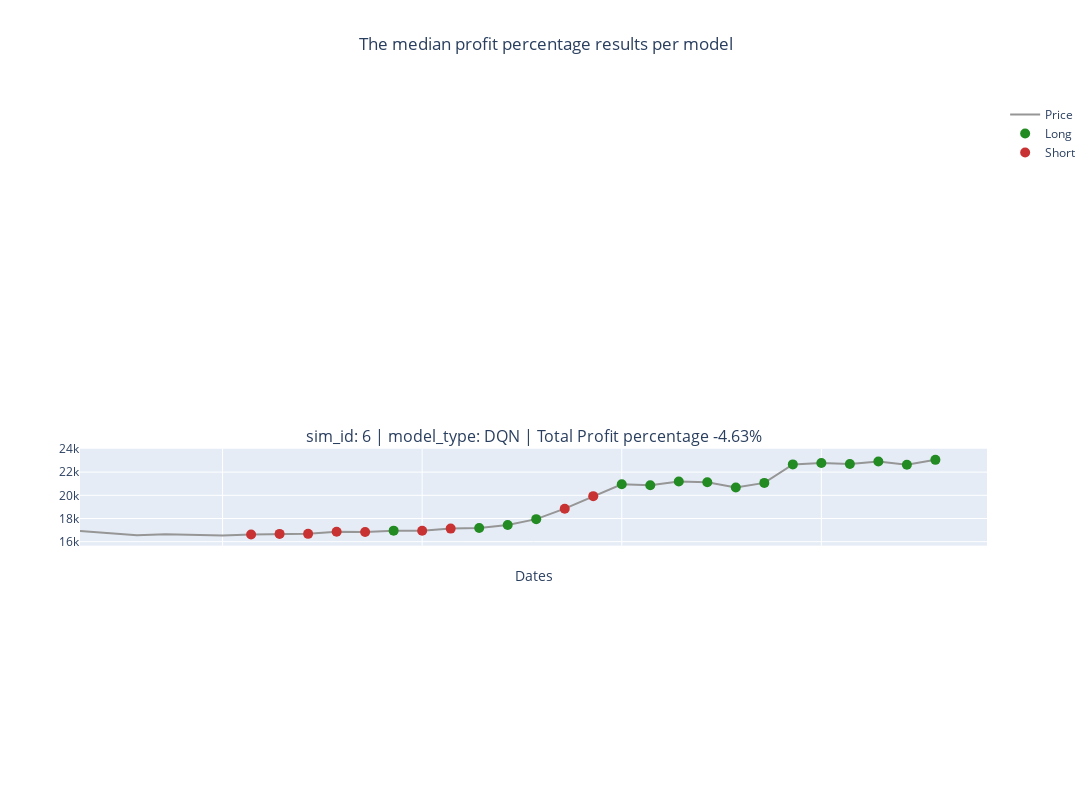

Write notebook code for a chart like this one.
### Code cell
plot_robot_actions_all_models(config_file_name_without_extension, "", "", median_sim_id_DQN, "")

### Figure 1 — Plotly figure (JSON) as saved in the notebook; plotly's stock layout.template omitted (floating-point values rounded to 4 significant figures)
{"data": [{"legendgroup": "3", "marker": {"color": "#969696"}, "mode": "lines", "name": "Price", "type": "scatter", "x": ["2022-12-27 00:00:00.000000", "2022-12-28 00:00:00.000000", "2022-12-29 00:00:00.000000", "2022-12-30 00:00:00.000000", "2022-12-31 00:00:00.000000", "2023-01-01 00:00:00.000000", "2023-01-02 00:00:00.000000", "2023-01-03 00:00:00.000000", "2023-01-04 00:00:00.000000", "2023-01-05 00:00:00.000000", "2023-01-06 00:00:00.000000", "2023-01-07 00:00:00.000000", "2023-01-08 00:00:00.000000", "2023-01-09 00:00:00.000000", "2023-01-10 00:00:00.000000", "2023-01-11 00:00:00.000000", "2023-01-12 00:00:00.000000", "2023-01-13 00:00:00.000000", "2023-01-14 00:00:00.000000", "2023-01-15 00:00:00.000000", "2023-01-16 00:00:00.000000", "2023-01-17 00:00:00.000000", "2023-01-18 00:00:00.000000", "2023-01-19 00:00:00.000000", "2023-01-20 00:00:00.000000", "2023-01-21 00:00:00.000000", "2023-01-22 00:00:00.000000", "2023-01-23 00:00:00.000000", "2023-01-24 00:00:00.000000", "2023-01-25 00:00:00.000000", "2023-01-26 00:00:00.000000"], "xaxis": "x3", "y": [16920.0, 16710.0, 16550.0, 16630.0, 16610.0, 16540.0, 16620.0, 16670.0, 16680.0, 16850.0, 16830.0, 16950.0, 16940.0, 17130.0, 17180.0, 17440.0, 17940.0, 18850.0, 19930.0, 20950.0, 20870.0, 21190.0, 21130.0, 20680.0, 21070.0, 22670.0, 22780.0, 22710.0, 22920.0, 22630.0, 23060.0], "yaxis": "y3"}, {"legendgroup": "3", "marker": {"color": "#228b22", "size": 10, "symbol": "circle"}, "mode": "markers", "name": "Long", "type": "scatter", "x": ["2023-01-07 00:00:00.000000", "2023-01-10 00:00:00.000000", "2023-01-11 00:00:00.000000", "2023-01-12 00:00:00.000000", "2023-01-15 00:00:00.000000", "2023-01-16 00:00:00.000000", "2023-01-17 00:00:00.000000", "2023-01-18 00:00:00.000000", "2023-01-19 00:00:00.000000", "2023-01-20 00:00:00.000000", "2023-01-21 00:00:00.000000", "2023-01-22 00:00:00.000000", "2023-01-23 00:00:00.000000", "2023-01-24 00:00:00.000000", "2023-01-25 00:00:00.000000", "2023-01-26 00:00:00.000000"], "xaxis": "x3", "y": [16950.0, 17180.0, 17440.0, 17940.0, 20950.0, 20870.0, 21190.0, 21130.0, 20680.0, 21070.0, 22670.0, 22780.0, 22710.0, 22920.0, 22630.0, 23060.0], "yaxis": "y3"}, {"legendgroup": "3", "marker": {"color": "#c83232", "size": 10, "symbol": "circle"}, "mode": "markers", "name": "Short", "type": "scatter", "x": ["2023-01-02 00:00:00.000000", "2023-01-03 00:00:00.000000", "2023-01-04 00:00:00.000000", "2023-01-05 00:00:00.000000", "2023-01-06 00:00:00.000000", "2023-01-08 00:00:00.000000", "2023-01-09 00:00:00.000000", "2023-01-13 00:00:00.000000", "2023-01-14 00:00:00.000000"], "xaxis": "x3", "y": [16620.0, 16670.0, 16680.0, 16850.0, 16830.0, 16940.0, 17130.0, 18850.0, 19930.0], "yaxis": "y3"}], "layout": {"annotations": [{"font": {"size": 16}, "showarrow": false, "text": "sim_id: 6 | model_type: DQN | Total Profit percentage -4.63%", "x": 0.5, "xanchor": "center", "xref": "paper", "y": 0.4375, "yanchor": "bottom", "yref": "paper"}], "height": 800, "legend": {"tracegroupgap": 125}, "title": {"text": "The median profit percentage results per model", "x": 0.5}, "width": 1200, "xaxis": {"anchor": "y", "domain": [0, 1], "matches": "x4", "showticklabels": false, "title": {"standoff": 25, "text": "Dates"}}, "xaxis2": {"anchor": "y2", "domain": [0, 1], "matches": "x4", "showticklabels": false, "title": {"standoff": 25, "text": "Dates"}}, "xaxis3": {"anchor": "y3", "domain": [0, 1], "matches": "x4", "showticklabels": false, "title": {"standoff": 25, "text": "Dates"}}, "xaxis4": {"anchor": "y4", "domain": [0, 1], "title": {"standoff": 25, "text": "Dates"}}, "yaxis": {"anchor": "x", "domain": [0.8438, 1], "matches": "y4", "title": {"standoff": 25, "text": ""}}, "yaxis2": {"anchor": "x2", "domain": [0.5625, 0.7188], "matches": "y4", "title": {"standoff": 25, "text": ""}}, "yaxis3": {"anchor": "x3", "domain": [0.2812, 0.4375], "matches": "y4", "title": {"standoff": 25, "text": ""}}, "yaxis4": {"anchor": "x4", "domain": [0, 0.1562], "title": {"standoff": 25, "text": ""}}}}
